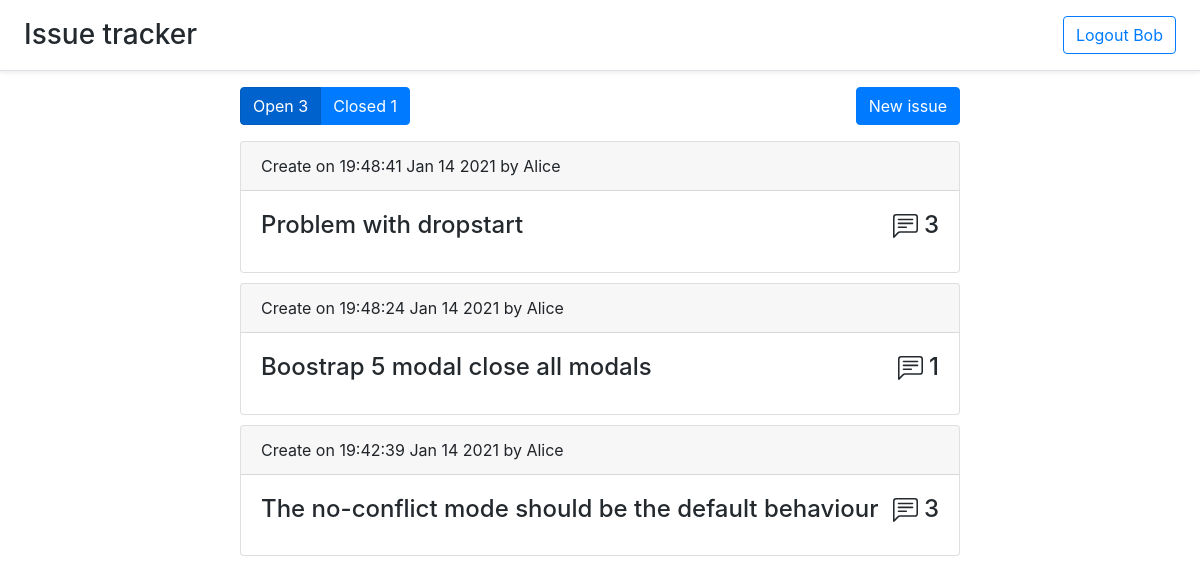
The app's page / (signed in) with its own data.
### auth.py (models this page shows)
class User(UserMixin, app.db.Model):
    id = app.db.Column(app.db.Integer, primary_key=True)
    email = app.db.Column(app.db.String(100), unique=True)
    password = app.db.Column(app.db.String(100))
    name = app.db.Column(app.db.String(100))
    issues = app.db.relationship('Issue', backref='user', lazy='dynamic')
    comments = app.db.relationship('Comment', backref='user', lazy='dynamic')

### issue.py (models this page shows, shortened)
class Issue(db.Model):
    id = db.Column(db.Integer, primary_key=True)
    title = db.Column(db.String(50), nullable=False)
    user_id = db.Column(db.Integer, db.ForeignKey('user.id'))
    comments = db.relationship('Comment', backref='issue', lazy='dynamic')
    labels = db.relationship('Label', backref='issue', lazy='dynamic')
    is_open = db.Column(db.BOOLEAN, default=True)
    timestamp = db.Column(db.DateTime, default=datetime.utcnow)

### comment.py (models this page shows)
class Comment(db.Model):
    id = db.Column(db.Integer, primary_key=True)
    text = db.Column(db.Text, nullable=False)
    timestamp = db.Column(db.DateTime, default=datetime.utcnow)
    user_id = db.Column(db.Integer, db.ForeignKey('user.id'))
    issue_id = db.Column(db.Integer, db.ForeignKey('issue.id'))
    def pretty_date(self):
        return self.timestamp.strftime("%H:%M:%S %b %d %Y")

### issue.py (the view)
@issues.route('/')
def open_issues():
    return create_index(Issue.query.filter_by(is_open=True), True)

### app.py (called while the page is built)
@login_manager.user_loader
def load_user(user_id):
    return auth.User.query.get(int(user_id))

### issue.py (called while the page is built)
def create_index(query, show_open):
    query = query.order_by(Issue.timestamp.desc())
    open_issues = Issue.query.filter_by(is_open=True).count()
    closed_issues = Issue.query.filter_by(is_open=False).count()
    return render_template('index.html', issues=query.all(), open_issues=open_issues, closed_issues=closed_issues,
                           show_open=show_open)

### templates/index.html (shortened to what this page needs)
{% extends 'base.html' %}
{% block content %}
    <div class="issues-upper-panel">
        <div class="btn-group btn-group-toggle" data-toggle="buttons">
            <a class="btn btn-primary {% if show_open %} active {% endif %}" href="/">Open {{ open_issues }}</a>
            <a class="btn btn-primary {% if not show_open %} active {% endif %}" href="/closed">Closed {{ closed_issues }}</a>
        </div>
        <button type="button" id="new-issue" class="btn btn-primary" data-toggle="modal" data-target="#myModal">
          New issue
        </button>
    </div>
    {% for issue in issues %}
        <div class="card">
          <div class="card-header">
            Create on {{ issue.comments.first().pretty_date() }} by {{ issue.user.name }}
          </div>
          <div class="card-body">
            <h4>
            <a class="link-gray-dark" href="issue/{{ issue.id }}">
              <div class="card-title">{{ issue.title }}
                  <div class="comments-cnt">
                      {{ issue.comments.count() }}
                  </div>
              </div>
            </a>
            </h4>
          </div>
        </div>
    {% endfor %}
{% endblock %}

### templates/base.html (shortened to what this page needs)
<!doctype html>
<html lang="en">
<head>
    <link rel= "stylesheet" type= "text/css" href= "{{ url_for('static',filename='base.css') }}">
    <link rel="stylesheet" href="https://stackpath.bootstrapcdn.com/bootstrap/4.5.2/css/bootstrap.min.css">
</head>
<body>
<header class="d-flex flex-column flex-md-row align-items-center p-3 px-md-4 mb-3 bg-white border-bottom shadow-sm">
        <a class="link-gray-dark h3 my-0 me-md-auto fw-normal" href="/">
              Issue tracker
        </a>
  <nav class="my-2 my-md-0 me-md-3">
    {% if current_user.is_authenticated %}
        <a class="btn btn-outline-primary" href="/logout">Logout {{ current_user.name }}</a>
    {% else %}
        <a class="btn btn-outline-primary" href="/login">Login</a>
        <a class="btn btn-outline-primary" href="/signup">Sign up</a>
    {% endif %}
  </nav>
</header>
<div id="content" class="content">{% block content %}{% endblock %}</div>
</body>
</html>

### static/base.css (style rules this page uses)
html, body { height: 100%; }
.content { margin-left: 20%; margin-right: 20%; }
.link-gray-dark { color: #24292e; text-decoration: none!important; }
#new-issue { float: right!important; }
.my-0 { margin-right: auto!important; }
.issues-upper-panel { margin-top: 1em; margin-bottom: 1em; }
.card { margin-top: 10px; }
.comments-cnt { float: right; }

### records on screen
User: name "Bob"
Issue: comments.first "19:48:41 Jan 14 2021", user.name "Alice", title "Problem with dropstart", comments.count "3"
Issue: comments.first "19:48:24 Jan 14 2021", user.name "Alice", title "Boostrap 5 modal close all modals", comments.count "1"
Issue: comments.first "19:42:39 Jan 14 2021", user.name "Alice", title "The no-conflict mode should be the default behaviour", comments.count "3"

### other values on screen
{{ open_issues }} "3"
{{ closed_issues }} "1"
